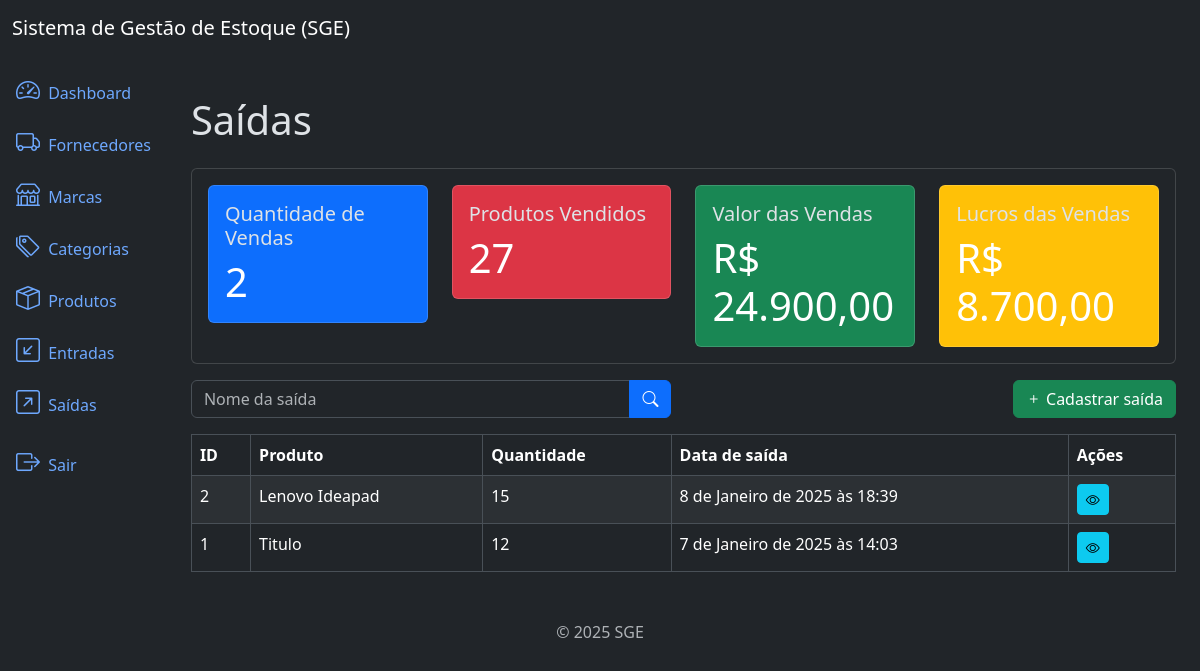
The app's page /outflows/list/ (signed in), older data.
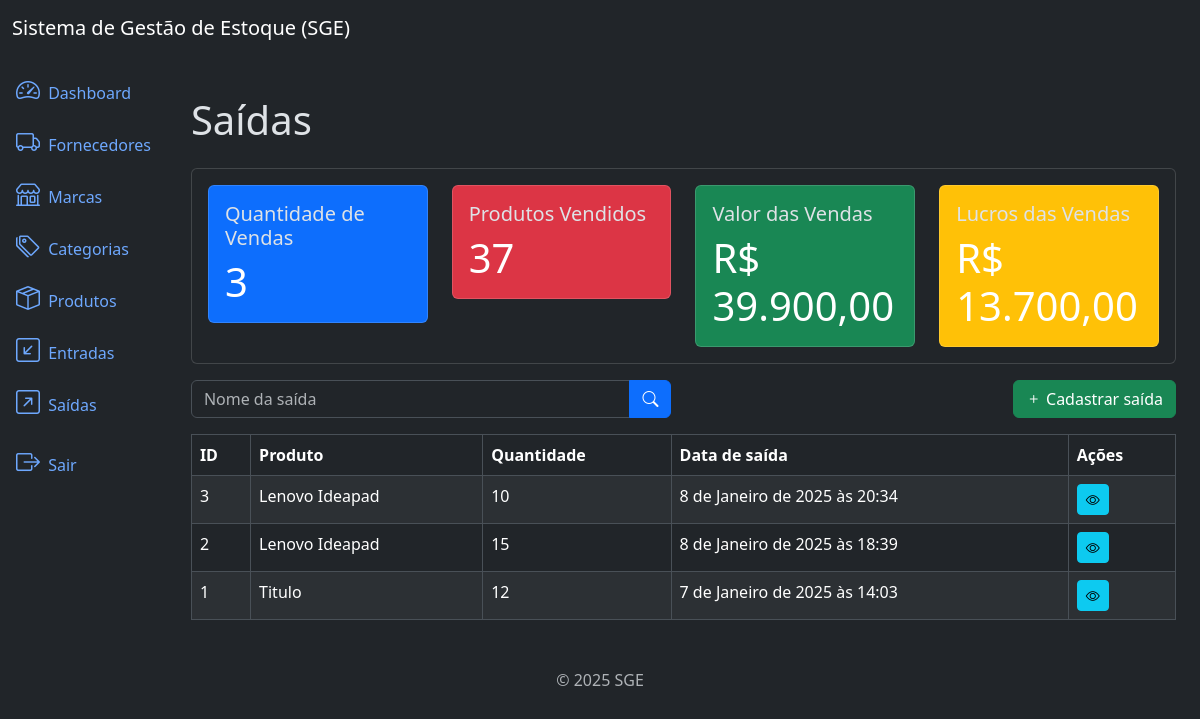
The same page, newer data.
### outflows/models.py (models this page shows, shortened)
class Outflow(models.Model):
    product = models.ForeignKey(Products, on_delete=models.PROTECT, related_name='outflows')
    quantity = models.IntegerField()
    description = models.TextField(null=True, blank=True)
    created_at = models.DateTimeField(auto_now_add=True)
    updated_at = models.DateTimeField(auto_now=True)
    class Meta:
        ordering = ['-created_at'] # o hífen na frente é pra colocar como decrescente. Por padrão é crescente

### products/models.py (models this page shows)
class Products(models.Model):
    title = models.CharField(max_length=500)
    category = models.ForeignKey(Category, on_delete=models.PROTECT, related_name='products')
    brand = models.ForeignKey(Brand, on_delete=models.PROTECT, related_name='products')
    description = models.TextField(null=True, blank=True)
    serie_number = models.CharField(max_length=200, null=True, blank=True)
    cost_price = models.DecimalField(max_digits=20, decimal_places=2) # sempre usar DecimalFiel para campos de dinheiro/moeda
    selling_price = models.DecimalField(max_digits=20, decimal_places=2)
    quantity = models.IntegerField(default=0)
    created_at = models.DateTimeField(auto_now_add=True)
    updated_at = models.DateTimeField(auto_now=True)
    class Meta:
        ordering = ['title']
    def __str__(self):
        return self.title

### outflows/views.py (the view)
# urls.py: path('outflows/list/', views.OutflowListView.as_view(), name='outflow_list'),
class OutflowListView(LoginRequiredMixin, PermissionRequiredMixin, ListView):
    model = models.Outflow
    template_name = 'outflow_list.html'
    context_object_name = 'outflows'
    paginate_by = 10 # Define a quantidade de elementos que serão exibidos por página
    permission_required = 'outflows.view_outflow'
    def get_queryset(self): # Método que faz filtros pelo nome da categoria
        queryset = super().get_queryset()
        product = self.request.GET.get('product')
        if product:
            queryset = queryset.filter(product__title__icontains=product)
        return queryset
    def get_context_data(self, **kwargs):
        context = super().get_context_data(**kwargs) # Pegando o contexto original
        sales_metrics = metrics.get_sales_metrics()
        context['sales_metrics'] = sales_metrics
        return context

### app/metrics.py (called while the page is built)
def get_sales_metrics() -> dict:
      total_sales = Outflow.objects.count()
      total_products_sold = Outflow.objects.aggregate(total_products_sold=Sum('quantity'))['total_products_sold'] or 0 # Se nao houver vendas, retorna 0
      total_sales_value = sum(outflow.quantity * outflow.product.selling_price for outflow in Outflow.objects.all())
      total_sales_cost = sum(outflow.quantity * outflow.product.cost_price for outflow in Outflow.objects.all())
      total_sales_profit = total_sales_value - total_sales_cost
      return dict(
            total_sales=total_sales,
            total_products_sold=total_products_sold,
            total_sales_value=number_format(total_sales_value, decimal_pos=2, force_grouping=True),
            total_sales_profit=number_format(total_sales_profit, decimal_pos=2, force_grouping=True),
      )

### outflows/templates/outflow_list.html (shortened to what this page needs)
{% extends 'base.html' %}
{% block content %}
    <h3 class="display-6">Saídas</h3>
    {% include 'components/_sales_metrics.html' %}
    <div class="row mb-3">
        <div class="col-md-6">
            <form method="get" action="{%  url 'outflow_list' %}">
                <div class="input-group">
                    <input type="text" name="name" class="form-control" placeholder="Nome da saída" value="{{ request.GET.name }}">
                    <button type="submit" class="btn btn-primary">
                        <i class="bi bi-search"></i>
                    </button>
                </div>
            </form>
        </div>
        {% if perms.outflows.add_outflow %}
        <div class="col-md-6">
            <a href="{% url 'outflow_create' %}" class="btn btn-success float-end">
                <i class="bi bi-plus"></i> Cadastrar saída
            </a>
        </div>
        {% endif %}
    </div>
    <div class="table-responsive">
        <table class="table table-striped table-bordered">
            <thead class="thead-dark">
                <tr>
                    <th>ID</th>
                    <th>Produto</th>
                    <th>Quantidade</th>
                    <th>Data de saída</th>
                    <th>Ações</th>
                </tr>
            </thead>
            <tbody>
                {% for outflow in outflows %}
                    <tr>
                        <td>{{ outflow.id }}</td>
                        <td>{{ outflow.product }}</td>
                        <td>{{ outflow.quantity }}</td>
                        <td>{{ outflow.created_at }}</td>
                        <td>
                            {% if perms.outflows.view_outflow %}
                            <a href="{% url 'outflow_detail' outflow.id %}" class="btn btn-info btn-sm">
                                <i class="bi bi-eye"></i>
                            </a>
                            {% endif %}
                        </td>
                    </tr>
                {% endfor %}
            </tbody>
        </table>
    </div>
{% endblock %}

Row changes from the older to the newer data that the page shows:
added Outflow: id "3", product "Lenovo Ideapad", quantity "10", created_at "8 de Janeiro de 2025 às 20:34"
Text that changed along with them:
{{ sales_metrics.total_sales }}: "2" → "3"
{{ sales_metrics.total_products_sold }}: "27" → "37"
{{ sales_metrics.total_sales_value }}: "24.900,00" → "39.900,00"
{{ sales_metrics.total_sales_profit }}: "8.700,00" → "13.700,00"
